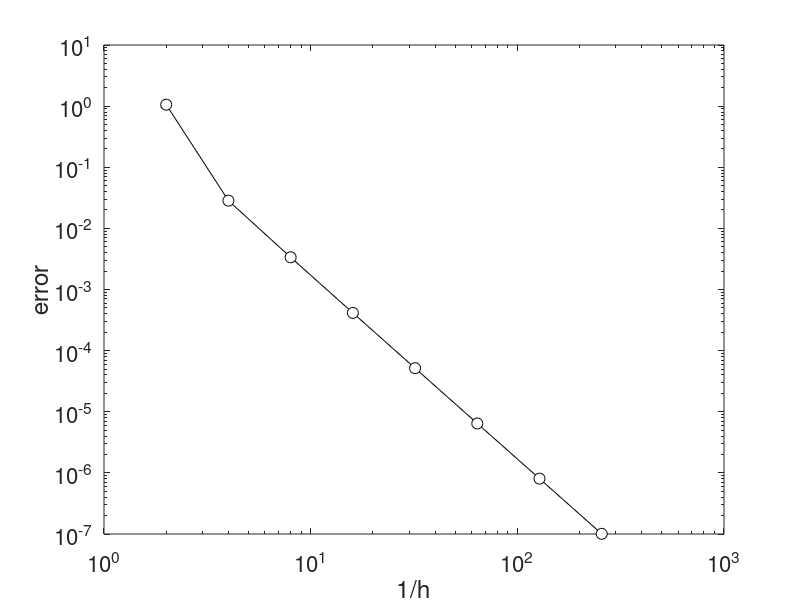
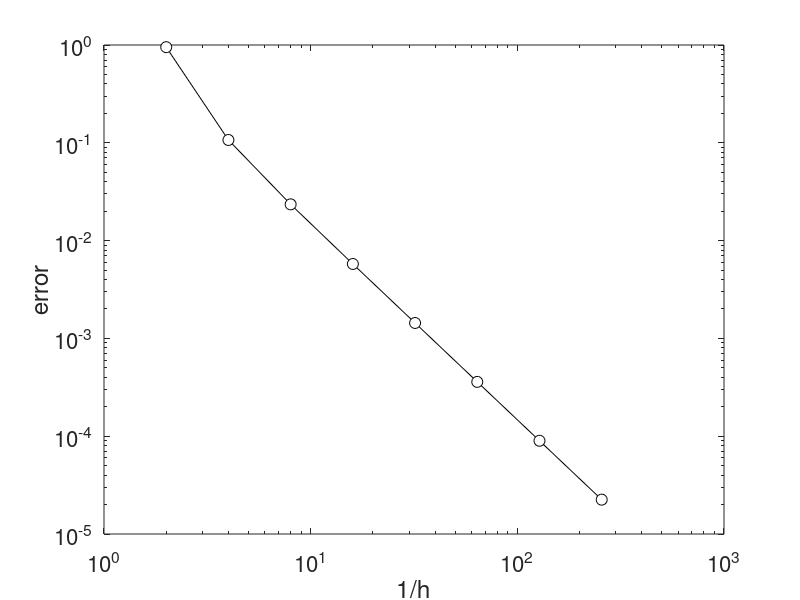

Here is the MATLAB script that generated these plots, in order:
clear; clc;
nels = [2 4 8 16 32 64 128 256];
% 2x2 Gauss
%uErr = [1.146898e+00 3.432782e-02 5.234100e-03 6.791710e-04 8.561134e-05 1.072329e-05 1.341091e-06 1.676576e-07];
%sigErr = [9.292097e-01 5.957046e-02 6.090875e-03 7.059150e-04 8.644716e-05 1.074943e-05 1.341908e-06 1.676832e-07];

% 3x3 Gauss - not much difference
uErr = [1.055997e+00 2.842328e-02 3.366641e-03 4.146436e-04 5.159117e-05 6.441009e-06 8.048750e-07 1.006015e-07];
sigErr = [9.502253e-01 1.068669e-01 2.347848e-02 5.768017e-03 1.437917e-03 3.592645e-04 8.980352e-05 2.245011e-05];

figure(1); clf;
loglog(nels,uErr,'k-o','MarkerSize',8,'MarkerFaceColor','w'); hold on;
set(gca,'FontSize',16);
%legend('4 noded element','8 noded element');
xlabel('1/h');
ylabel('error')

figure(2); clf;
loglog(nels,sigErr,'k-o','MarkerSize',8,'MarkerFaceColor','w'); hold on;
set(gca,'FontSize',16);
%legend('4 noded element','8 noded element');
xlabel('1/h');
ylabel('error')

uRate   = mean((log(uErr(2:end))-log(uErr(1:end-1)))./(log(nels(2:end))-log(nels(1:end-1))))
sigRate = mean((log(sigErr(2:end))-log(sigErr(1:end-1)))./(log(nels(2:end))-log(nels(1:end-1))))